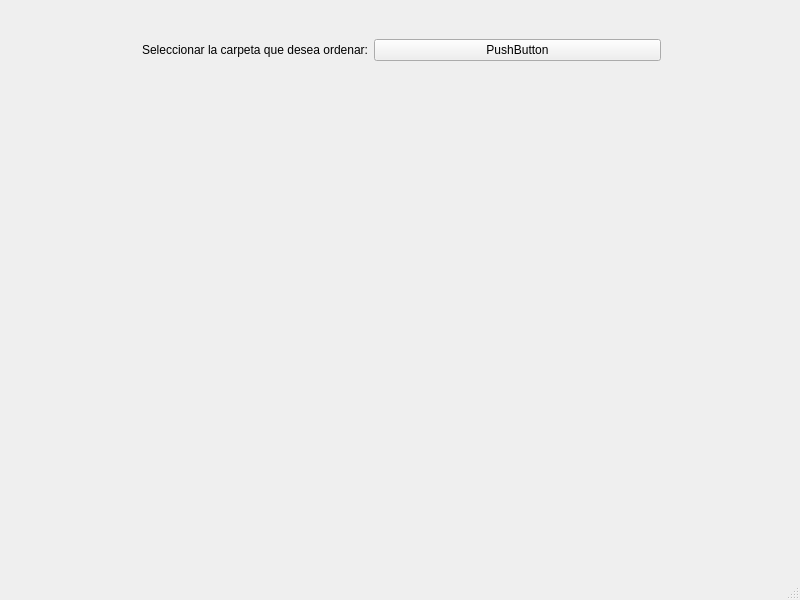
<?xml version="1.0" encoding="UTF-8"?>
<ui version="4.0">
 <class>MainWindow</class>
 <widget class="QMainWindow" name="MainWindow">
  <property name="geometry">
   <rect>
    <x>0</x>
    <y>0</y>
    <width>800</width>
    <height>600</height>
   </rect>
  </property>
  <property name="windowTitle">
   <string>MainWindow</string>
  </property>
  <widget class="QWidget" name="centralwidget">
   <widget class="QWidget" name="horizontalLayoutWidget">
    <property name="geometry">
     <rect>
      <x>80</x>
      <y>10</y>
      <width>581</width>
      <height>80</height>
     </rect>
    </property>
    <layout class="QHBoxLayout" name="horizontalLayout_3">
     <property name="leftMargin">
      <number>0</number>
     </property>
     <item>
      <widget class="QLabel" name="label">
       <property name="text">
        <string>Seleccionar la carpeta que desea ordenar:</string>
       </property>
       <property name="alignment">
        <set>Qt::AlignRight|Qt::AlignTrailing|Qt::AlignVCenter</set>
       </property>
      </widget>
     </item>
     <item>
      <widget class="QPushButton" name="pushButton">
       <property name="text">
        <string>PushButton</string>
       </property>
      </widget>
     </item>
    </layout>
   </widget>
  </widget>
  <widget class="QMenuBar" name="menubar">
   <property name="geometry">
    <rect>
     <x>0</x>
     <y>0</y>
     <width>800</width>
     <height>21</height>
    </rect>
   </property>
  </widget>
  <widget class="QStatusBar" name="statusbar"/>
 </widget>
 <resources/>
 <connections/>
</ui>
